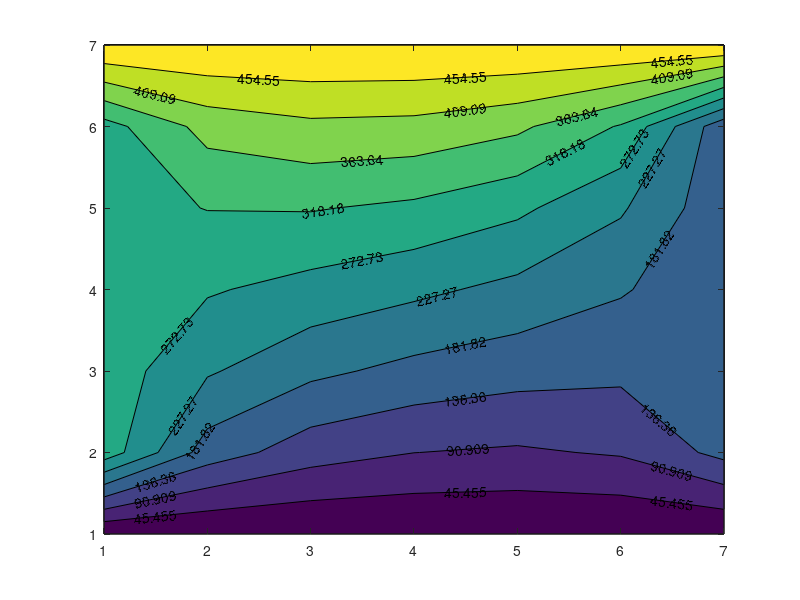

The MATLAB script that drew this image:
clc;

LICZBA_WEZLOW = 25;
WARTOSC_POCZATKOWA = 0;
V = ones(sqrt(LICZBA_WEZLOW)+2).* WARTOSC_POCZATKOWA;


rows = size(V, 1);
cols = size(V, 2);

V(1, :) =  500;
V(2:end-1, 1) = 300;
V(2:end-1, end) = 150;
V(end, :) = 0;
V_prev = V;

eps = 0.01;
max_iters = 10000;
condition = false;
while(max_iters > 0 && condition == false)
    for i=2 : rows-1
        for j=2 : cols-1
            V(i, j) = 0.25*(V(i, j-1) + V(i-1, j) + V_prev(i+1, j) + V_prev(i, j+1));
        end
    end
    
    condition = true;
    C = V(2:rows-1, 2:cols-1) - V_prev(2:rows-1, 2:cols-1);
    
    for i=1 : size(C, 1)
        for j=1 : size(C, 2)
            if abs(C(i, j)) > eps
                condition = false;
            end
        end
    end
    
max_iters = max_iters - 1;
V_prev = V;

    if condition == true
        disp("eps spelniony");
    end
    if max_iters <= 0
        disp("wyczerpany limit iteracji");
    end
end
output = contourf(flipud(V));
clabel(output);